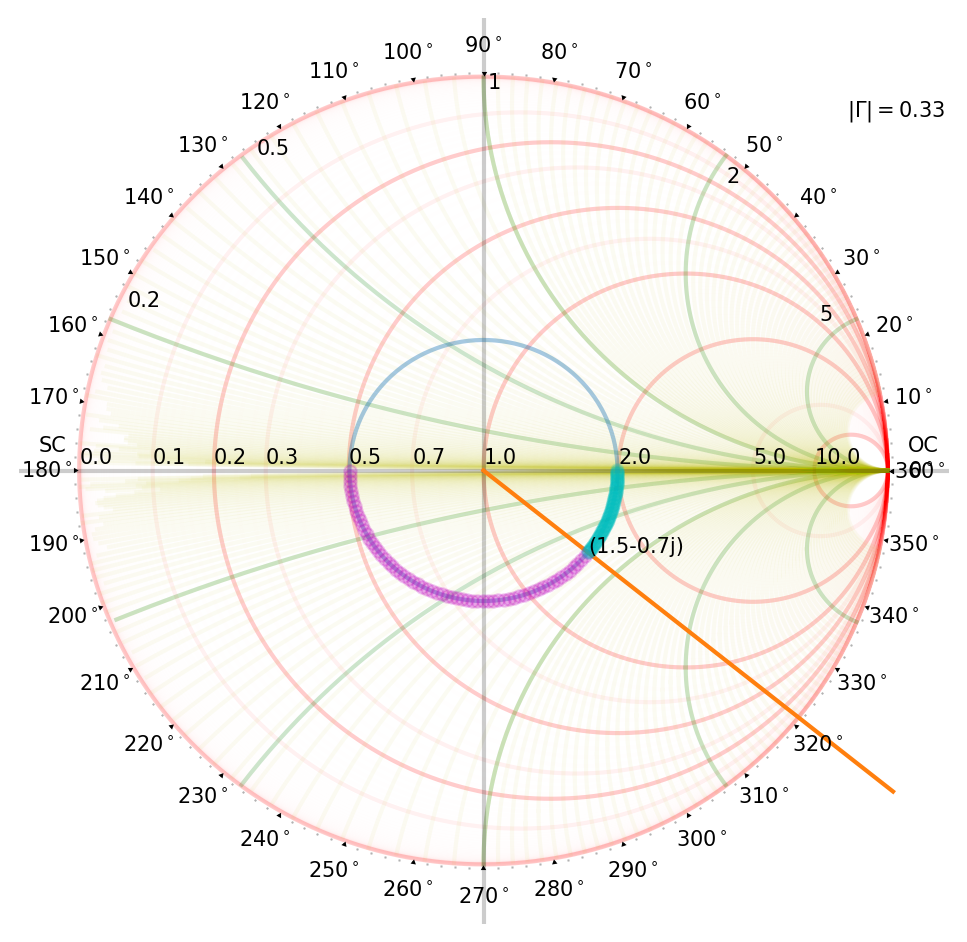

Python code for this plot:
from smith_chart import plot_smith
from pylab import *

plot_smith()


ZL = 1.5 - 0.7j

G = (ZL-1)/(ZL+1)
plot(real(G),imag(G),'bo')

# marker of load impedance
text(real(G),imag(G),ZL)


text(0.9,0.9,r'$|\Gamma|=%0.2f$'%abs(G))
# G - circle
theta = linspace(0,2*pi,128)
plot(abs(G) * cos(theta),abs(G)*sin(theta),alpha=0.4)

#line from the load point
amp = linspace(0,1.3,128)
plot(amp*cos(angle(G)),amp*sin(angle(G)))

L = 0.196 # lambda
# travel towards generator
phi = linspace(0,L,64)*4*pi
for p in phi:
    plot(abs(G) * cos(-p+angle(G)),abs(G)*sin(-p+angle(G)),marker='o',c='m',markersize=6,alpha=0.2)


L = -0.0541667 # lambda
# travel towards generator
phi = linspace(0,L,64)*4*pi
for p in phi:
    plot(abs(G) * cos(-p+angle(G)),abs(G)*sin(-p+angle(G)),marker='o',c='c',markersize=6,alpha=0.2)





savefig('Q25.png',dpi=150,bbox_inches='tight')
show()
